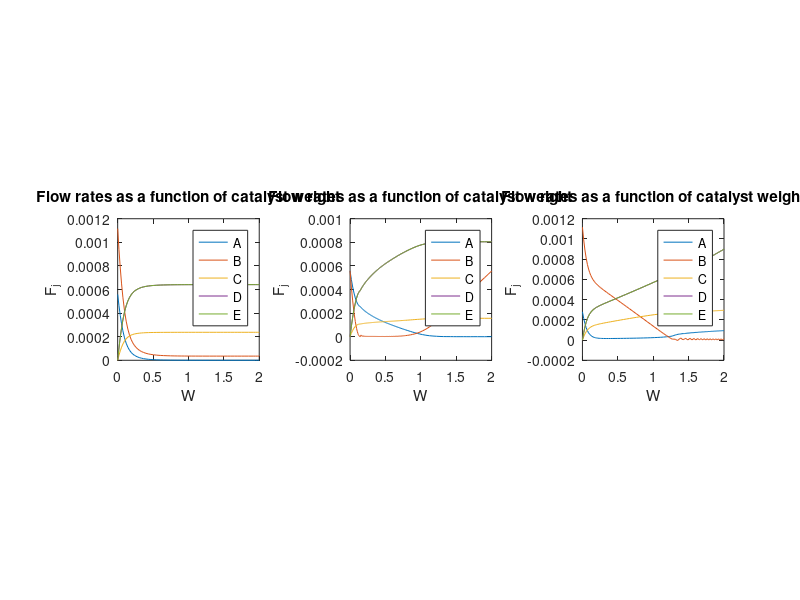
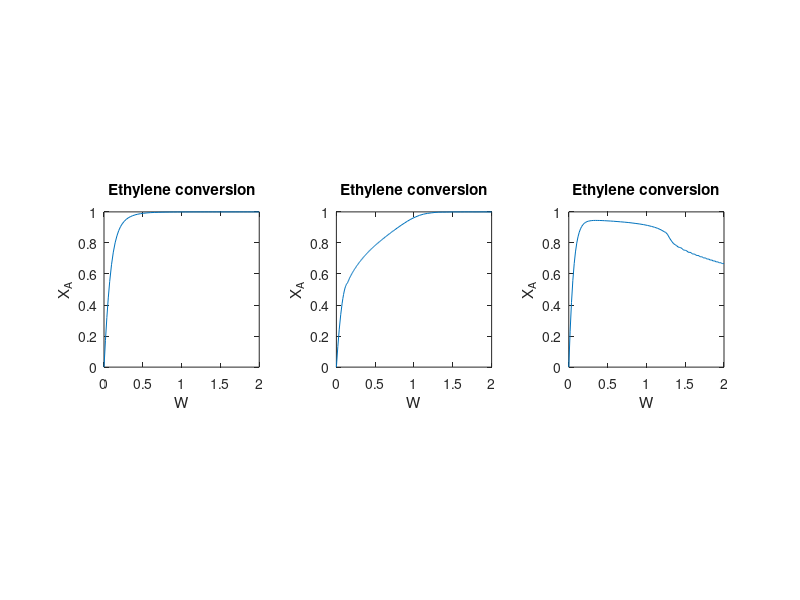
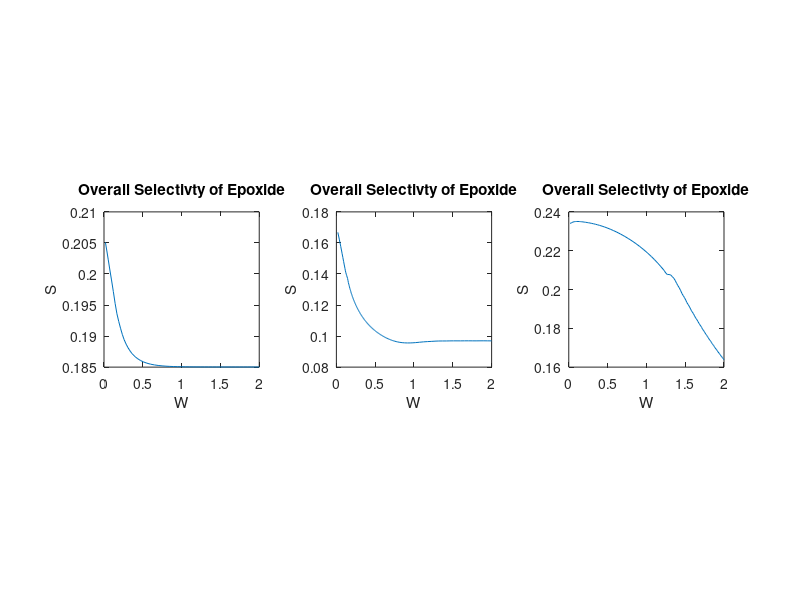

Write MATLAB code to recreate these figures, in order.
%% Diego Alba - Kinetics - HW#8

% Ethylene epoxidation is to be carried out using a
% cesium-doped silver catalyst

% A + 1/2 B -> C
% A + 3 B -> 2 D + 2 E

% A = ethylene
% B = oxygen
% C = epoxide (desired)
% D = corbon dioxide (undesired)
% E = water (undesired)

yA0 = 6/100;
yB0 = 12/100;
Ft0 = 0.0093;
% NOTE: very small intital total flow rate, pressure drop could be ignored
Finert = (1-yA0-yB0)*Ft0;

Tref = 523;
k1A = 0.15;
k2A = 0.0888;
E1 = 60.7;
E2 = 73.2;
K1A = 6.50;
K2A = 4.33;

alpha = 4*10^(-5); % 1/(g_cat)
alpha = alpha*1000; % 1/(kg_cat)

P0 = 2;
W = 2; % kg

r1A = @(pA,pB) -(k1A*pA*pB^0.58)/(1+K1A*pA)^2;
r2A = @(pA,pB) -(k2A*pA*pB^0.3)/(1+K2A*pA)^2;
opts = odeset('NonNegative',[1 2 3 4 5 6]);

% ethylene conversion (xA) and overall selectivity
% as function of catalyst weight

% PBR

% partial pressure is just Pi = Fi/Ft * P = yi*P

sys = @(w,var) [ % var1-5 = FA-FE, var6 = P
    r1A(var(1)*var(6)/(Finert+sum(var(1:5))),var(2)*var(6)/(Finert+sum(var(1:5))))+r2A(var(1)*var(6)/(Finert+sum(var(1:5))),var(2)*var(6)/(Finert+sum(var(1:5)))); % dFa/dW
    1/2*r1A(var(1)*var(6)/(Finert+sum(var(1:5))),var(2)*var(6)/(Finert+sum(var(1:5))))+3*r2A(var(1)*var(6)/(Finert+sum(var(1:5))),var(2)*var(6)/(Finert+sum(var(1:5)))); % dFb/dW
    -r1A(var(1)*var(6)/(Finert+sum(var(1:5))),var(2)*var(6)/(Finert+sum(var(1:5)))); % dFc/dW
    -2*r2A(var(1)*var(6)/(Finert+sum(var(1:5))),var(2)*var(6)/(Finert+sum(var(1:5)))); % dFd/dW
    -2*r2A(var(1)*var(6)/(Finert+sum(var(1:5))),var(2)*var(6)/(Finert+sum(var(1:5)))); % dFe/dW
    -alpha*P0^2*(Finert+sum(var(1:5)))/(2*var(6)*Ft0); % dP/dW
    ];

IC = [yA0*Ft0,yB0*Ft0,0,0,0,P0];
[w1,var1] = ode45(sys,[0 W],IC,opts);

% assume all flows are the same as in part A

% MEMBRANE 1

sys = @(w,var) [ % var1-5 = FA-FE, var6 = P
    r1A(var(1)*var(6)/(Finert+sum(var(1:5))),var(2)*var(6)/(Finert+sum(var(1:5))))+r2A(var(1)*var(6)/(Finert+sum(var(1:5))),var(2)*var(6)/(Finert+sum(var(1:5)))); % dFa/dW
    1/2*r1A(var(1)*var(6)/(Finert+sum(var(1:5))),var(2)*var(6)/(Finert+sum(var(1:5))))+3*r2A(var(1)*var(6)/(Finert+sum(var(1:5))),var(2)*var(6)/(Finert+sum(var(1:5))))+yB0*Ft0/W; % dFb/dW
    -r1A(var(1)*var(6)/(Finert+sum(var(1:5))),var(2)*var(6)/(Finert+sum(var(1:5)))); % dFc/dW
    -2*r2A(var(1)*var(6)/(Finert+sum(var(1:5))),var(2)*var(6)/(Finert+sum(var(1:5)))); % dFd/dW
    -2*r2A(var(1)*var(6)/(Finert+sum(var(1:5))),var(2)*var(6)/(Finert+sum(var(1:5)))); % dFe/dW
    0; % ignore presuure drop
    ];

IC = [yA0*Ft0,yB0*Ft0/W,0,0,0,P0];
[w2,var2] = ode45(sys,[0 W],IC,opts);

% MEMBRANE 2

sys = @(w,var) [ % var1-5 = FA-FE, var6 = P
    r1A(var(1)*var(6)/(Finert+sum(var(1:5))),var(2)*var(6)/(Finert+sum(var(1:5))))+r2A(var(1)*var(6)/(Finert+sum(var(1:5))),var(2)*var(6)/(Finert+sum(var(1:5))))+yA0*Ft0/W; % dFa/dW
    1/2*r1A(var(1)*var(6)/(Finert+sum(var(1:5))),var(2)*var(6)/(Finert+sum(var(1:5))))+3*r2A(var(1)*var(6)/(Finert+sum(var(1:5))),var(2)*var(6)/(Finert+sum(var(1:5)))); % dFb/dW
    -r1A(var(1)*var(6)/(Finert+sum(var(1:5))),var(2)*var(6)/(Finert+sum(var(1:5)))); % dFc/dW
    -2*r2A(var(1)*var(6)/(Finert+sum(var(1:5))),var(2)*var(6)/(Finert+sum(var(1:5)))); % dFd/dW
    -2*r2A(var(1)*var(6)/(Finert+sum(var(1:5))),var(2)*var(6)/(Finert+sum(var(1:5)))); % dFe/dW
    0; % ignore presuure drop
    ];

% stop ode45 when concentration goes to 0 to avoid negative concentrations
IC = [yA0*Ft0/W,yB0*Ft0,0,0,0,P0];
[w3,var3] = ode45(sys,[0 W],IC,opts);

var = NaN(max([length(var1) length(var2) length(var3)]),6,3);
w = NaN(max([length(w1) length(w2) length(w3)]),1,3);
var(1:length(var1),:,1) = var1;
var(1:length(var2),:,2) = var2;
var(1:length(var3),:,3) = var3;
w(1:length(w1),:,1) = w1;
w(1:length(w2),:,2) = w2;
w(1:length(w3),:,3) = w3;
clear var1 var2 var3

for i = 1:3
    figure(1)
    subplot(1,3,i)
    plot(w(:,1,i),var(:,1:5,i))
    xlabel('W')
    ylabel('F_j')
    title('Flow rates as a function of catalyst weight')
    legend('A','B','C','D','E')
    axis square
    figure(2)
    subplot(1,3,i)
    plot(w(:,1,i),(var(1,1,i)-var(:,1,i))/var(1,1,i))
    xlabel('W')
    ylabel('X_A')
    title('Ethylene conversion')
    ylim([0 1])
    axis square
    
    figure(3)
    subplot(1,3,i)
    plot(w(:,1,i),var(:,3,i)./(var(:,4,i)+var(:,5,i)))
    xlabel('W')
    ylabel('S')
    title('Overall Selectivty of Epoxide')
    axis square
end

